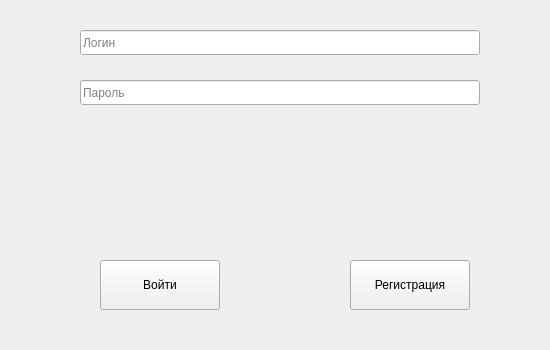
<?xml version="1.0" encoding="UTF-8"?>
<ui version="4.0">
 <class>AuthWindow</class>
 <widget class="QMainWindow" name="AuthWindow">
  <property name="geometry">
   <rect>
    <x>0</x>
    <y>0</y>
    <width>550</width>
    <height>350</height>
   </rect>
  </property>
  <property name="windowTitle">
   <string>Login</string>
  </property>
  <widget class="QWidget" name="centralwidget">
   <widget class="QLineEdit" name="log_login">
    <property name="geometry">
     <rect>
      <x>80</x>
      <y>30</y>
      <width>400</width>
      <height>25</height>
     </rect>
    </property>
    <property name="contextMenuPolicy">
     <enum>Qt::DefaultContextMenu</enum>
    </property>
    <property name="inputMask">
     <string/>
    </property>
    <property name="text">
     <string extracomment="Логин"/>
    </property>
    <property name="maxLength">
     <number>50</number>
    </property>
    <property name="placeholderText">
     <string>Логин</string>
    </property>
    <property name="clearButtonEnabled">
     <bool>true</bool>
    </property>
   </widget>
   <widget class="QPushButton" name="log_reg">
    <property name="geometry">
     <rect>
      <x>350</x>
      <y>260</y>
      <width>120</width>
      <height>50</height>
     </rect>
    </property>
    <property name="text">
     <string>Регистрация</string>
    </property>
   </widget>
   <widget class="QPushButton" name="log_entry">
    <property name="geometry">
     <rect>
      <x>100</x>
      <y>260</y>
      <width>120</width>
      <height>50</height>
     </rect>
    </property>
    <property name="mouseTracking">
     <bool>true</bool>
    </property>
    <property name="text">
     <string>Войти</string>
    </property>
   </widget>
   <widget class="QLineEdit" name="log_password">
    <property name="enabled">
     <bool>true</bool>
    </property>
    <property name="geometry">
     <rect>
      <x>80</x>
      <y>80</y>
      <width>400</width>
      <height>25</height>
     </rect>
    </property>
    <property name="text">
     <string extracomment="Пароль"/>
    </property>
    <property name="echoMode">
     <enum>QLineEdit::Password</enum>
    </property>
    <property name="placeholderText">
     <string>Пароль</string>
    </property>
    <property name="clearButtonEnabled">
     <bool>true</bool>
    </property>
   </widget>
  </widget>
 </widget>
 <resources/>
 <connections/>
</ui>
